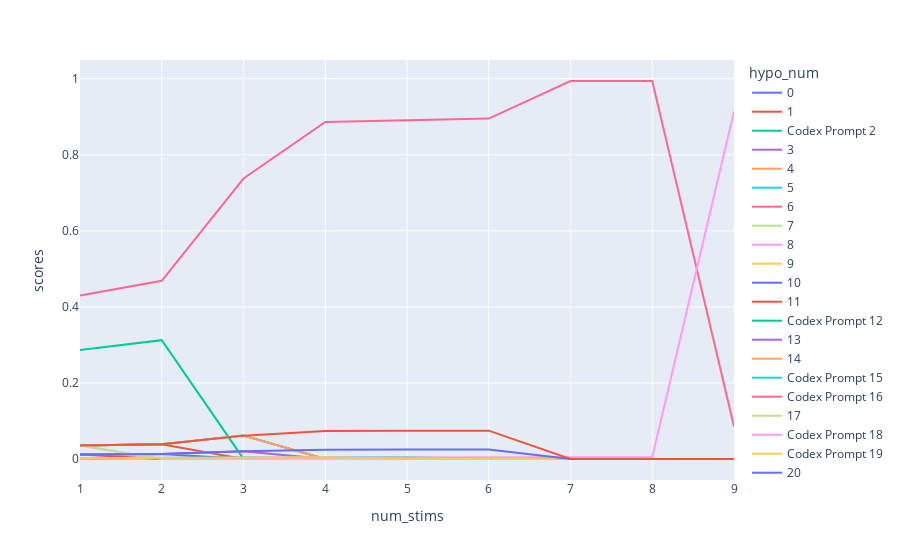

Here is the notebook cell this chart was saved with:
### Code cell
px.line(posteriorDf, x='num_stims', y='scores', color='hypo_num', hover_data=['unnormed_scores', 'likelihoods', 'priors'])

### Figure 1 — Plotly figure (JSON) as saved in the notebook; plotly's stock layout.template omitted (floating-point values rounded to 4 significant figures)
{"data": [{"customdata": [[-4.97, -0.0005001, -4.97], [-4.971, -0.001, -4.97], [-12.57, -7.602, -4.97], [-12.57, -7.602, -4.97], [-12.57, -7.603, -4.97], [-20.17, -15.2, -4.97], [-20.17, -15.2, -4.97], [-20.17, -15.2, -4.97], [-20.18, -15.21, -4.97]], "hovertemplate": "hypo_num=0<br>num_stims=%{x}<br>scores=%{y}<br>unnormed_scores=%{customdata[0]}<br>likelihoods=%{customdata[1]}<br>priors=%{customdata[2]}<extra></extra>", "legendgroup": "0", "line": {"color": "#636efa", "dash": "solid"}, "marker": {"symbol": "circle"}, "mode": "lines", "name": "0", "orientation": "v", "showlegend": true, "type": "scatter", "x": [1, 2, 3, 4, 5, 6, 7, 8, 9], "xaxis": "x", "y": [0.01193, 0.01302, 1.025e-05, 1.232e-05, 1.238e-05, 6.223e-09, 6.91e-09, 6.911e-09, 1.192e-06], "yaxis": "y"}, {"customdata": [[-3.872, -0.0005001, -3.871], [-3.872, -0.001, -3.871], [-11.47, -7.602, -3.871], [-11.47, -7.602, -3.871], [-11.47, -7.603, -3.871], [-19.08, -15.2, -3.871], [-19.08, -15.2, -3.871], [-19.08, -15.2, -3.871], [-19.08, -15.21, -3.871]], "hovertemplate": "hypo_num=1<br>num_stims=%{x}<br>scores=%{y}<br>unnormed_scores=%{customdata[0]}<br>likelihoods=%{customdata[1]}<br>priors=%{customdata[2]}<extra></extra>", "legendgroup": "1", "line": {"color": "#EF553B", "dash": "solid"}, "marker": {"symbol": "circle"}, "mode": "lines", "name": "1", "orientation": "v", "showlegend": true, "type": "scatter", "x": [1, 2, 3, 4, 5, 6, 7, 8, 9], "xaxis": "x", "y": [0.0358, 0.03907, 3.075e-05, 3.695e-05, 3.713e-05, 1.867e-08, 2.073e-08, 2.073e-08, 3.575e-06], "yaxis": "y"}, {"customdata": [[-1.792, -0.0005001, -1.792], [-1.793, -0.001, -1.792], [-9.394, -7.602, -1.792], [-9.394, -7.602, -1.792], [-9.395, -7.603, -1.792], [-17.0, -15.2, -1.792], [-17.0, -15.2, -1.792], [-17.0, -15.2, -1.792], [-17.0, -15.21, -1.792]], "hovertemplate": "hypo_num=Codex Prompt 2<br>num_stims=%{x}<br>scores=%{y}<br>unnormed_scores=%{customdata[0]}<br>likelihoods=%{customdata[1]}<br>priors=%{customdata[2]}<extra></extra>", "legendgroup": "Codex Prompt 2", "line": {"color": "#00cc96", "dash": "solid"}, "marker": {"symbol": "circle"}, "mode": "lines", "name": "Codex Prompt 2", "orientation": "v", "showlegend": true, "type": "scatter", "x": [1, 2, 3, 4, 5, 6, 7, 8, 9], "xaxis": "x", "y": [0.2864, 0.3125, 0.000246, 0.0002956, 0.000297, 1.494e-07, 1.658e-07, 1.659e-07, 2.86e-05], "yaxis": "y"}, {"customdata": [[-12.57, -7.601, -4.97], [-12.57, -7.601, -4.97], [-20.17, -15.2, -4.97], [-27.77, -22.8, -4.97], [-27.77, -22.8, -4.97], [-35.37, -30.4, -4.97], [-42.98, -38.01, -4.97], [-42.98, -38.01, -4.97], [-42.98, -38.01, -4.97]], "hovertemplate": "hypo_num=3<br>num_stims=%{x}<br>scores=%{y}<br>unnormed_scores=%{customdata[0]}<br>likelihoods=%{customdata[1]}<br>priors=%{customdata[2]}<extra></extra>", "legendgroup": "3", "line": {"color": "#ab63fa", "dash": "solid"}, "marker": {"symbol": "circle"}, "mode": "lines", "name": "3", "orientation": "v", "showlegend": true, "type": "scatter", "x": [1, 2, 3, 4, 5, 6, 7, 8, 9], "xaxis": "x", "y": [5.97e-06, 6.514e-06, 5.128e-09, 3.082e-12, 3.097e-12, 1.557e-15, 8.651e-19, 8.651e-19, 1.492e-16], "yaxis": "y"}, {"customdata": [[-11.47, -7.601, -3.871], [-11.47, -7.601, -3.871], [-19.07, -15.2, -3.871], [-26.67, -22.8, -3.871], [-26.67, -22.8, -3.871], [-34.28, -30.4, -3.871], [-41.88, -38.01, -3.871], [-41.88, -38.01, -3.871], [-41.88, -38.01, -3.871]], "hovertemplate": "hypo_num=4<br>num_stims=%{x}<br>scores=%{y}<br>unnormed_scores=%{customdata[0]}<br>likelihoods=%{customdata[1]}<br>priors=%{customdata[2]}<extra></extra>", "legendgroup": "4", "line": {"color": "#FFA15A", "dash": "solid"}, "marker": {"symbol": "circle"}, "mode": "lines", "name": "4", "orientation": "v", "showlegend": true, "type": "scatter", "x": [1, 2, 3, 4, 5, 6, 7, 8, 9], "xaxis": "x", "y": [1.791e-05, 1.954e-05, 1.538e-08, 9.247e-12, 9.292e-12, 4.672e-15, 2.595e-18, 2.595e-18, 4.475e-16], "yaxis": "y"}, {"customdata": [[-12.57, -7.601, -4.97], [-20.17, -15.2, -4.97], [-20.17, -15.2, -4.97], [-27.77, -22.8, -4.97], [-35.37, -30.4, -4.97], [-35.37, -30.4, -4.97], [-42.98, -38.01, -4.97], [-50.58, -45.61, -4.97], [-58.18, -53.21, -4.97]], "hovertemplate": "hypo_num=5<br>num_stims=%{x}<br>scores=%{y}<br>unnormed_scores=%{customdata[0]}<br>likelihoods=%{customdata[1]}<br>priors=%{customdata[2]}<extra></extra>", "legendgroup": "5", "line": {"color": "#19d3f3", "dash": "solid"}, "marker": {"symbol": "circle"}, "mode": "lines", "name": "5", "orientation": "v", "showlegend": true, "type": "scatter", "x": [1, 2, 3, 4, 5, 6, 7, 8, 9], "xaxis": "x", "y": [5.97e-06, 3.259e-09, 5.128e-09, 3.082e-12, 1.549e-15, 1.557e-15, 8.651e-19, 4.328e-22, 3.733e-23], "yaxis": "y"}, {"customdata": [[-11.47, -7.601, -3.871], [-19.07, -15.2, -3.871], [-19.07, -15.2, -3.871], [-26.67, -22.8, -3.871], [-34.28, -30.4, -3.871], [-34.28, -30.4, -3.871], [-41.88, -38.01, -3.871], [-49.48, -45.61, -3.871], [-57.08, -53.21, -3.871]], "hovertemplate": "hypo_num=6<br>num_stims=%{x}<br>scores=%{y}<br>unnormed_scores=%{customdata[0]}<br>likelihoods=%{customdata[1]}<br>priors=%{customdata[2]}<extra></extra>", "legendgroup": "6", "line": {"color": "#FF6692", "dash": "solid"}, "marker": {"symbol": "circle"}, "mode": "lines", "name": "6", "orientation": "v", "showlegend": true, "type": "scatter", "x": [1, 2, 3, 4, 5, 6, 7, 8, 9], "xaxis": "x", "y": [1.791e-05, 9.776e-09, 1.538e-08, 9.247e-12, 4.648e-15, 4.672e-15, 2.595e-18, 1.298e-21, 1.12e-22], "yaxis": "y"}, {"customdata": [[-8.854, -0.0005001, -8.854], [-8.855, -0.001, -8.854], [-8.855, -0.0015, -8.854], [-8.856, -0.002001, -8.854], [-8.856, -0.002501, -8.854], [-8.857, -0.003001, -8.854], [-8.857, -0.003501, -8.854], [-8.858, -0.004001, -8.854], [-16.46, -7.605, -8.854]], "hovertemplate": "hypo_num=7<br>num_stims=%{x}<br>scores=%{y}<br>unnormed_scores=%{customdata[0]}<br>likelihoods=%{customdata[1]}<br>priors=%{customdata[2]}<extra></extra>", "legendgroup": "7", "line": {"color": "#B6E880", "dash": "solid"}, "marker": {"symbol": "circle"}, "mode": "lines", "name": "7", "orientation": "v", "showlegend": true, "type": "scatter", "x": [1, 2, 3, 4, 5, 6, 7, 8, 9], "xaxis": "x", "y": [0.0002455, 0.0002679, 0.0004215, 0.0005065, 0.000509, 0.0005116, 0.000568, 0.0005681, 4.9e-05], "yaxis": "y"}, {"customdata": [[-3.872, -0.0005001, -3.871], [-11.47, -7.601, -3.871], [-11.47, -7.602, -3.871], [-11.47, -7.602, -3.871], [-19.07, -15.2, -3.871], [-19.08, -15.2, -3.871], [-19.08, -15.2, -3.871], [-26.68, -22.81, -3.871], [-34.28, -30.41, -3.871]], "hovertemplate": "hypo_num=8<br>num_stims=%{x}<br>scores=%{y}<br>unnormed_scores=%{customdata[0]}<br>likelihoods=%{customdata[1]}<br>priors=%{customdata[2]}<extra></extra>", "legendgroup": "8", "line": {"color": "#FF97FF", "dash": "solid"}, "marker": {"symbol": "circle"}, "mode": "lines", "name": "8", "orientation": "v", "showlegend": true, "type": "scatter", "x": [1, 2, 3, 4, 5, 6, 7, 8, 9], "xaxis": "x", "y": [0.0358, 1.954e-05, 3.075e-05, 3.695e-05, 1.857e-08, 1.867e-08, 2.073e-08, 1.037e-11, 8.945e-13], "yaxis": "y"}, {"customdata": [[-4.97, -0.0005001, -4.97], [-4.971, -0.001, -4.97], [-4.971, -0.0015, -4.97], [-12.57, -7.602, -4.97], [-20.17, -15.2, -4.97], [-27.77, -22.8, -4.97], [-27.77, -22.8, -4.97], [-27.78, -22.81, -4.97], [-35.38, -30.41, -4.97]], "hovertemplate": "hypo_num=9<br>num_stims=%{x}<br>scores=%{y}<br>unnormed_scores=%{customdata[0]}<br>likelihoods=%{customdata[1]}<br>priors=%{customdata[2]}<extra></extra>", "legendgroup": "9", "line": {"color": "#FECB52", "dash": "solid"}, "marker": {"symbol": "circle"}, "mode": "lines", "name": "9", "orientation": "v", "showlegend": true, "type": "scatter", "x": [1, 2, 3, 4, 5, 6, 7, 8, 9], "xaxis": "x", "y": [0.01193, 0.01302, 0.02049, 1.232e-05, 6.191e-09, 3.113e-12, 3.457e-12, 3.457e-12, 2.982e-13], "yaxis": "y"}, {"customdata": [[-3.872, -0.0005001, -3.871], [-3.872, -0.001, -3.871], [-3.873, -0.0015, -3.871], [-11.47, -7.602, -3.871], [-19.07, -15.2, -3.871], [-26.68, -22.8, -3.871], [-26.68, -22.8, -3.871], [-26.68, -22.81, -3.871], [-34.28, -30.41, -3.871]], "hovertemplate": "hypo_num=10<br>num_stims=%{x}<br>scores=%{y}<br>unnormed_scores=%{customdata[0]}<br>likelihoods=%{customdata[1]}<br>priors=%{customdata[2]}<extra></extra>", "legendgroup": "10", "line": {"color": "#636efa", "dash": "solid"}, "marker": {"symbol": "circle"}, "mode": "lines", "name": "10", "orientation": "v", "showlegend": true, "type": "scatter", "x": [1, 2, 3, 4, 5, 6, 7, 8, 9], "xaxis": "x", "y": [0.0358, 0.03907, 0.06147, 3.695e-05, 1.857e-08, 9.339e-12, 1.037e-11, 1.037e-11, 8.945e-13], "yaxis": "y"}, {"customdata": [[-4.97, -0.0005001, -4.97], [-12.57, -7.601, -4.97], [-12.57, -7.602, -4.97], [-12.57, -7.602, -4.97], [-20.17, -15.2, -4.97], [-20.17, -15.2, -4.97], [-20.17, -15.2, -4.97], [-27.78, -22.81, -4.97], [-35.38, -30.41, -4.97]], "hovertemplate": "hypo_num=11<br>num_stims=%{x}<br>scores=%{y}<br>unnormed_scores=%{customdata[0]}<br>likelihoods=%{customdata[1]}<br>priors=%{customdata[2]}<extra></extra>", "legendgroup": "11", "line": {"color": "#EF553B", "dash": "solid"}, "marker": {"symbol": "circle"}, "mode": "lines", "name": "11", "orientation": "v", "showlegend": true, "type": "scatter", "x": [1, 2, 3, 4, 5, 6, 7, 8, 9], "xaxis": "x", "y": [0.01193, 6.514e-06, 1.025e-05, 1.232e-05, 6.191e-09, 6.223e-09, 6.91e-09, 3.457e-12, 2.982e-13], "yaxis": "y"}, {"customdata": [[-6.621, -0.0005001, -6.62], [-6.621, -0.001, -6.62], [-6.622, -0.0015, -6.62], [-14.22, -7.602, -6.62], [-14.22, -7.603, -6.62], [-14.22, -7.603, -6.62], [-14.22, -7.604, -6.62], [-14.22, -7.604, -6.62], [-21.83, -15.21, -6.62]], "hovertemplate": "hypo_num=Codex Prompt 12<br>num_stims=%{x}<br>scores=%{y}<br>unnormed_scores=%{customdata[0]}<br>likelihoods=%{customdata[1]}<br>priors=%{customdata[2]}<extra></extra>", "legendgroup": "Codex Prompt 12", "line": {"color": "#00cc96", "dash": "solid"}, "marker": {"symbol": "circle"}, "mode": "lines", "name": "Codex Prompt 12", "orientation": "v", "showlegend": true, "type": "scatter", "x": [1, 2, 3, 4, 5, 6, 7, 8, 9], "xaxis": "x", "y": [0.002291, 0.0025, 0.003934, 2.365e-06, 2.376e-06, 2.388e-06, 2.652e-06, 2.652e-06, 2.288e-07], "yaxis": "y"}, {"customdata": [[-4.97, -0.0005001, -4.97], [-4.971, -0.001, -4.97], [-4.971, -0.0015, -4.97], [-12.57, -7.602, -4.97], [-20.17, -15.2, -4.97], [-27.77, -22.8, -4.97], [-35.37, -30.41, -4.97], [-42.98, -38.01, -4.97], [-42.98, -38.01, -4.97]], "hovertemplate": "hypo_num=13<br>num_stims=%{x}<br>scores=%{y}<br>unnormed_scores=%{customdata[0]}<br>likelihoods=%{customdata[1]}<br>priors=%{customdata[2]}<extra></extra>", "legendgroup": "13", "line": {"color": "#ab63fa", "dash": "solid"}, "marker": {"symbol": "circle"}, "mode": "lines", "name": "13", "orientation": "v", "showlegend": true, "type": "scatter", "x": [1, 2, 3, 4, 5, 6, 7, 8, 9], "xaxis": "x", "y": [0.01193, 0.01302, 0.02049, 1.232e-05, 6.191e-09, 3.113e-12, 1.729e-15, 8.651e-19, 1.492e-16], "yaxis": "y"}, {"customdata": [[-3.872, -0.0005001, -3.871], [-3.872, -0.001, -3.871], [-3.873, -0.0015, -3.871], [-11.47, -7.602, -3.871], [-19.07, -15.2, -3.871], [-26.68, -22.8, -3.871], [-34.28, -30.41, -3.871], [-41.88, -38.01, -3.871], [-41.88, -38.01, -3.871]], "hovertemplate": "hypo_num=14<br>num_stims=%{x}<br>scores=%{y}<br>unnormed_scores=%{customdata[0]}<br>likelihoods=%{customdata[1]}<br>priors=%{customdata[2]}<extra></extra>", "legendgroup": "14", "line": {"color": "#FFA15A", "dash": "solid"}, "marker": {"symbol": "circle"}, "mode": "lines", "name": "14", "orientation": "v", "showlegend": true, "type": "scatter", "x": [1, 2, 3, 4, 5, 6, 7, 8, 9], "xaxis": "x", "y": [0.0358, 0.03907, 0.06147, 3.695e-05, 1.857e-08, 9.339e-12, 5.188e-15, 2.595e-18, 4.475e-16], "yaxis": "y"}, {"customdata": [[-6.621, -0.0005001, -6.62], [-6.621, -0.001, -6.62], [-6.622, -0.0015, -6.62], [-6.622, -0.002001, -6.62], [-6.623, -0.002501, -6.62], [-14.22, -7.603, -6.62], [-14.22, -7.604, -6.62], [-14.22, -7.604, -6.62], [-21.83, -15.21, -6.62]], "hovertemplate": "hypo_num=Codex Prompt 15<br>num_stims=%{x}<br>scores=%{y}<br>unnormed_scores=%{customdata[0]}<br>likelihoods=%{customdata[1]}<br>priors=%{customdata[2]}<extra></extra>", "legendgroup": "Codex Prompt 15", "line": {"color": "#19d3f3", "dash": "solid"}, "marker": {"symbol": "circle"}, "mode": "lines", "name": "Codex Prompt 15", "orientation": "v", "showlegend": true, "type": "scatter", "x": [1, 2, 3, 4, 5, 6, 7, 8, 9], "xaxis": "x", "y": [0.002291, 0.0025, 0.003934, 0.004727, 0.00475, 2.388e-06, 2.652e-06, 2.652e-06, 2.288e-07], "yaxis": "y"}, {"customdata": [[-1.387, -0.0005001, -1.386], [-1.387, -0.001, -1.386], [-1.388, -0.0015, -1.386], [-1.388, -0.002001, -1.386], [-1.389, -0.002501, -1.386], [-1.389, -0.003001, -1.386], [-1.39, -0.003501, -1.386], [-1.39, -0.004001, -1.386], [-8.991, -7.605, -1.386]], "hovertemplate": "hypo_num=Codex Prompt 16<br>num_stims=%{x}<br>scores=%{y}<br>unnormed_scores=%{customdata[0]}<br>likelihoods=%{customdata[1]}<br>priors=%{customdata[2]}<extra></extra>", "legendgroup": "Codex Prompt 16", "line": {"color": "#FF6692", "dash": "solid"}, "marker": {"symbol": "circle"}, "mode": "lines", "name": "Codex Prompt 16", "orientation": "v", "showlegend": true, "type": "scatter", "x": [1, 2, 3, 4, 5, 6, 7, 8, 9], "xaxis": "x", "y": [0.4296, 0.4688, 0.7376, 0.8863, 0.8907, 0.8952, 0.9941, 0.9941, 0.08575], "yaxis": "y"}, {"customdata": [[-3.872, -0.0005001, -3.871], [-11.47, -7.601, -3.871], [-19.07, -15.2, -3.871], [-19.07, -15.2, -3.871], [-26.67, -22.8, -3.871], [-34.28, -30.4, -3.871], [-34.28, -30.41, -3.871], [-41.88, -38.01, -3.871], [-41.88, -38.01, -3.871]], "hovertemplate": "hypo_num=17<br>num_stims=%{x}<br>scores=%{y}<br>unnormed_scores=%{customdata[0]}<br>likelihoods=%{customdata[1]}<br>priors=%{customdata[2]}<extra></extra>", "legendgroup": "17", "line": {"color": "#B6E880", "dash": "solid"}, "marker": {"symbol": "circle"}, "mode": "lines", "name": "17", "orientation": "v", "showlegend": true, "type": "scatter", "x": [1, 2, 3, 4, 5, 6, 7, 8, 9], "xaxis": "x", "y": [0.0358, 1.954e-05, 1.538e-08, 1.848e-08, 9.292e-12, 4.672e-15, 5.188e-15, 2.595e-18, 4.475e-16], "yaxis": "y"}, {"customdata": [[-6.621, -0.0005001, -6.62], [-6.621, -0.001, -6.62], [-6.622, -0.0015, -6.62], [-6.622, -0.002001, -6.62], [-6.623, -0.002501, -6.62], [-6.623, -0.003001, -6.62], [-6.624, -0.003501, -6.62], [-6.624, -0.004001, -6.62], [-6.625, -0.004501, -6.62]], "hovertemplate": "hypo_num=Codex Prompt 18<br>num_stims=%{x}<br>scores=%{y}<br>unnormed_scores=%{customdata[0]}<br>likelihoods=%{customdata[1]}<br>priors=%{customdata[2]}<extra></extra>", "legendgroup": "Codex Prompt 18", "line": {"color": "#FF97FF", "dash": "solid"}, "marker": {"symbol": "circle"}, "mode": "lines", "name": "Codex Prompt 18", "orientation": "v", "showlegend": true, "type": "scatter", "x": [1, 2, 3, 4, 5, 6, 7, 8, 9], "xaxis": "x", "y": [0.002291, 0.0025, 0.003934, 0.004727, 0.00475, 0.004775, 0.005302, 0.005302, 0.9142], "yaxis": "y"}, {"customdata": [[-6.621, -0.0005001, -6.62], [-6.621, -0.001, -6.62], [-6.622, -0.0015, -6.62], [-6.622, -0.002001, -6.62], [-14.22, -7.603, -6.62], [-14.22, -7.603, -6.62], [-14.22, -7.604, -6.62], [-14.22, -7.604, -6.62], [-21.83, -15.21, -6.62]], "hovertemplate": "hypo_num=Codex Prompt 19<br>num_stims=%{x}<br>scores=%{y}<br>unnormed_scores=%{customdata[0]}<br>likelihoods=%{customdata[1]}<br>priors=%{customdata[2]}<extra></extra>", "legendgroup": "Codex Prompt 19", "line": {"color": "#FECB52", "dash": "solid"}, "marker": {"symbol": "circle"}, "mode": "lines", "name": "Codex Prompt 19", "orientation": "v", "showlegend": true, "type": "scatter", "x": [1, 2, 3, 4, 5, 6, 7, 8, 9], "xaxis": "x", "y": [0.002291, 0.0025, 0.003934, 0.004727, 2.376e-06, 2.388e-06, 2.652e-06, 2.652e-06, 2.288e-07], "yaxis": "y"}, {"customdata": [[-4.97, -0.0005001, -4.97], [-4.971, -0.001, -4.97], [-4.971, -0.0015, -4.97], [-4.972, -0.002001, -4.97], [-4.972, -0.002501, -4.97], [-4.973, -0.003001, -4.97], [-12.57, -7.604, -4.97], [-20.17, -15.2, -4.97], [-20.18, -15.21, -4.97]], "hovertemplate": "hypo_num=20<br>num_stims=%{x}<br>scores=%{y}<br>unnormed_scores=%{customdata[0]}<br>likelihoods=%{customdata[1]}<br>priors=%{customdata[2]}<extra></extra>", "legendgroup": "20", "line": {"color": "#636efa", "dash": "solid"}, "marker": {"symbol": "circle"}, "mode": "lines", "name": "20", "orientation": "v", "showlegend": true, "type": "scatter", "x": [1, 2, 3, 4, 5, 6, 7, 8, 9], "xaxis": "x", "y": [0.01193, 0.01302, 0.02049, 0.02462, 0.02474, 0.02487, 1.381e-05, 6.911e-09, 1.192e-06], "yaxis": "y"}, {"customdata": [[-3.872, -0.0005001, -3.871], [-3.872, -0.001, -3.871], [-3.873, -0.0015, -3.871], [-3.873, -0.002001, -3.871], [-3.874, -0.002501, -3.871], [-3.874, -0.003001, -3.871], [-11.48, -7.604, -3.871], [-19.08, -15.2, -3.871], [-19.08, -15.21, -3.871]], "hovertemplate": "hypo_num=21<br>num_stims=%{x}<br>scores=%{y}<br>unnormed_scores=%{customdata[0]}<br>likelihoods=%{customdata[1]}<br>priors=%{customdata[2]}<extra></extra>", "legendgroup": "21", "line": {"color": "#EF553B", "dash": "solid"}, "marker": {"symbol": "circle"}, "mode": "lines", "name": "21", "orientation": "v", "showlegend": true, "type": "scatter", "x": [1, 2, 3, 4, 5, 6, 7, 8, 9], "xaxis": "x", "y": [0.0358, 0.03907, 0.06147, 0.07386, 0.07422, 0.0746, 4.144e-05, 2.073e-08, 3.575e-06], "yaxis": "y"}], "layout": {"legend": {"title": {"text": "hypo_num"}, "tracegroupgap": 0}, "margin": {"t": 60}, "xaxis": {"anchor": "y", "domain": [0, 1], "title": {"text": "num_stims"}}, "yaxis": {"anchor": "x", "domain": [0, 1], "title": {"text": "scores"}}}}
